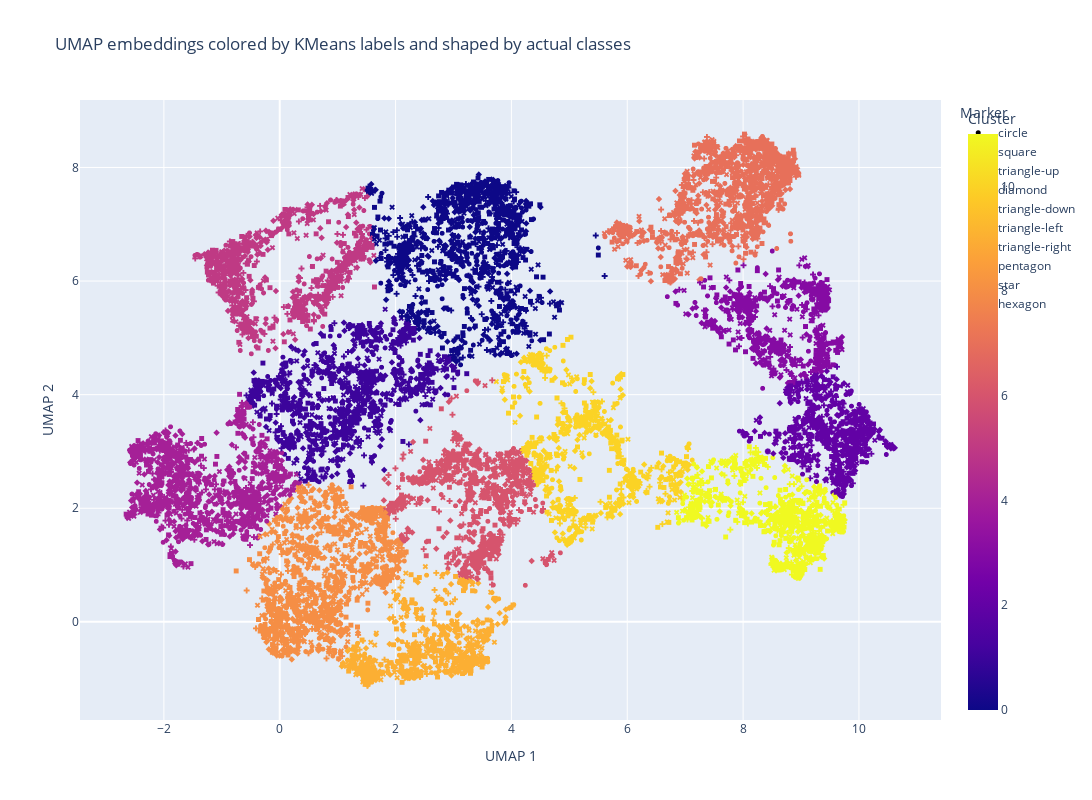

Here is the notebook cell this chart was saved with:
### Code cell
import plotly.express as px

# Create a dataframe for plotly
plot_df = pd.DataFrame(umap_embeddings, columns=['UMAP 1', 'UMAP 2'])
plot_df['Cluster'] = kmeans_labels
plot_df['Class'] = df['cat_id']

# Define markers for actual classes
markers = ['circle', 'square', 'triangle-up', 'diamond', 'triangle-down', 'triangle-left', 'triangle-right', 'pentagon', 'star', 'hexagon']

# Create a new column for marker shapes
plot_df['Marker'] = plot_df['Class'].apply(lambda x: markers[x % len(markers)])

# Plot using plotly
fig = px.scatter(plot_df, x='UMAP 1', y='UMAP 2', color='Cluster', symbol='Marker',
                 title="UMAP embeddings colored by KMeans labels and shaped by actual classes",
                 symbol_map={str(i): marker for i, marker in enumerate(markers)}, width=1800, height=800)

fig.update_traces(marker=dict(size=5))  # Adjust the marker size
fig.show()

### Figure 1 — Plotly figure (JSON) as saved in the notebook; plotly's stock layout.template omitted (floating-point values rounded to 4 significant figures; data arrays with more than 128 entries replaced by an {"elided": "..."} marker saying what was removed)
{"data": [{"hovertemplate": "Marker=circle<br>UMAP 1=%{x}<br>UMAP 2=%{y}<br>Cluster=%{marker.color}<extra></extra>", "legendgroup": "circle", "marker": {"color": {"elided": "2055 int values"}, "coloraxis": "coloraxis", "size": 5, "symbol": "circle"}, "mode": "markers", "name": "circle", "showlegend": true, "type": "scattergl", "x": {"elided": "2055 float values"}, "xaxis": "x", "y": {"elided": "2055 float values"}, "yaxis": "y"}, {"hovertemplate": "Marker=square<br>UMAP 1=%{x}<br>UMAP 2=%{y}<br>Cluster=%{marker.color}<extra></extra>", "legendgroup": "square", "marker": {"color": {"elided": "1336 int values"}, "coloraxis": "coloraxis", "size": 5, "symbol": "diamond"}, "mode": "markers", "name": "square", "showlegend": true, "type": "scattergl", "x": {"elided": "1336 float values"}, "xaxis": "x", "y": {"elided": "1336 float values"}, "yaxis": "y"}, {"hovertemplate": "Marker=triangle-up<br>UMAP 1=%{x}<br>UMAP 2=%{y}<br>Cluster=%{marker.color}<extra></extra>", "legendgroup": "triangle-up", "marker": {"color": {"elided": "1207 int values"}, "coloraxis": "coloraxis", "size": 5, "symbol": "square"}, "mode": "markers", "name": "triangle-up", "showlegend": true, "type": "scattergl", "x": {"elided": "1207 float values"}, "xaxis": "x", "y": {"elided": "1207 float values"}, "yaxis": "y"}, {"hovertemplate": "Marker=diamond<br>UMAP 1=%{x}<br>UMAP 2=%{y}<br>Cluster=%{marker.color}<extra></extra>", "legendgroup": "diamond", "marker": {"color": {"elided": "972 int values"}, "coloraxis": "coloraxis", "size": 5, "symbol": "x"}, "mode": "markers", "name": "diamond", "showlegend": true, "type": "scattergl", "x": {"elided": "972 float values"}, "xaxis": "x", "y": {"elided": "972 float values"}, "yaxis": "y"}, {"hovertemplate": "Marker=triangle-down<br>UMAP 1=%{x}<br>UMAP 2=%{y}<br>Cluster=%{marker.color}<extra></extra>", "legendgroup": "triangle-down", "marker": {"color": {"elided": "493 int values"}, "coloraxis": "coloraxis", "size": 5, "symbol": "cross"}, "mode": "markers", "name": "triangle-down", "showlegend": true, "type": "scattergl", "x": {"elided": "493 float values"}, "xaxis": "x", "y": {"elided": "493 float values"}, "yaxis": "y"}, {"hovertemplate": "Marker=triangle-left<br>UMAP 1=%{x}<br>UMAP 2=%{y}<br>Cluster=%{marker.color}<extra></extra>", "legendgroup": "triangle-left", "marker": {"color": {"elided": "1059 int values"}, "coloraxis": "coloraxis", "size": 5, "symbol": "circle"}, "mode": "markers", "name": "triangle-left", "showlegend": true, "type": "scattergl", "x": {"elided": "1059 float values"}, "xaxis": "x", "y": {"elided": "1059 float values"}, "yaxis": "y"}, {"hovertemplate": "Marker=triangle-right<br>UMAP 1=%{x}<br>UMAP 2=%{y}<br>Cluster=%{marker.color}<extra></extra>", "legendgroup": "triangle-right", "marker": {"color": {"elided": "1394 int values"}, "coloraxis": "coloraxis", "size": 5, "symbol": "diamond"}, "mode": "markers", "name": "triangle-right", "showlegend": true, "type": "scattergl", "x": {"elided": "1394 float values"}, "xaxis": "x", "y": {"elided": "1394 float values"}, "yaxis": "y"}, {"hovertemplate": "Marker=pentagon<br>UMAP 1=%{x}<br>UMAP 2=%{y}<br>Cluster=%{marker.color}<extra></extra>", "legendgroup": "pentagon", "marker": {"color": {"elided": "1110 int values"}, "coloraxis": "coloraxis", "size": 5, "symbol": "square"}, "mode": "markers", "name": "pentagon", "showlegend": true, "type": "scattergl", "x": {"elided": "1110 float values"}, "xaxis": "x", "y": {"elided": "1110 float values"}, "yaxis": "y"}, {"hovertemplate": "Marker=star<br>UMAP 1=%{x}<br>UMAP 2=%{y}<br>Cluster=%{marker.color}<extra></extra>", "legendgroup": "star", "marker": {"color": {"elided": "1171 int values"}, "coloraxis": "coloraxis", "size": 5, "symbol": "x"}, "mode": "markers", "name": "star", "showlegend": true, "type": "scattergl", "x": {"elided": "1171 float values"}, "xaxis": "x", "y": {"elided": "1171 float values"}, "yaxis": "y"}, {"hovertemplate": "Marker=hexagon<br>UMAP 1=%{x}<br>UMAP 2=%{y}<br>Cluster=%{marker.color}<extra></extra>", "legendgroup": "hexagon", "marker": {"color": {"elided": "1153 int values"}, "coloraxis": "coloraxis", "size": 5, "symbol": "cross"}, "mode": "markers", "name": "hexagon", "showlegend": true, "type": "scattergl", "x": {"elided": "1153 float values"}, "xaxis": "x", "y": {"elided": "1153 float values"}, "yaxis": "y"}], "layout": {"coloraxis": {"colorbar": {"title": {"text": "Cluster"}}, "colorscale": [[0, "#0d0887"], [0.1111, "#46039f"], [0.2222, "#7201a8"], [0.3333, "#9c179e"], [0.4444, "#bd3786"], [0.5556, "#d8576b"], [0.6667, "#ed7953"], [0.7778, "#fb9f3a"], [0.8889, "#fdca26"], [1, "#f0f921"]]}, "height": 800, "legend": {"title": {"text": "Marker"}, "tracegroupgap": 0}, "title": {"text": "UMAP embeddings colored by KMeans labels and shaped by actual classes"}, "width": 1800, "xaxis": {"anchor": "y", "domain": [0, 1], "title": {"text": "UMAP 1"}}, "yaxis": {"anchor": "x", "domain": [0, 1], "title": {"text": "UMAP 2"}}}}
